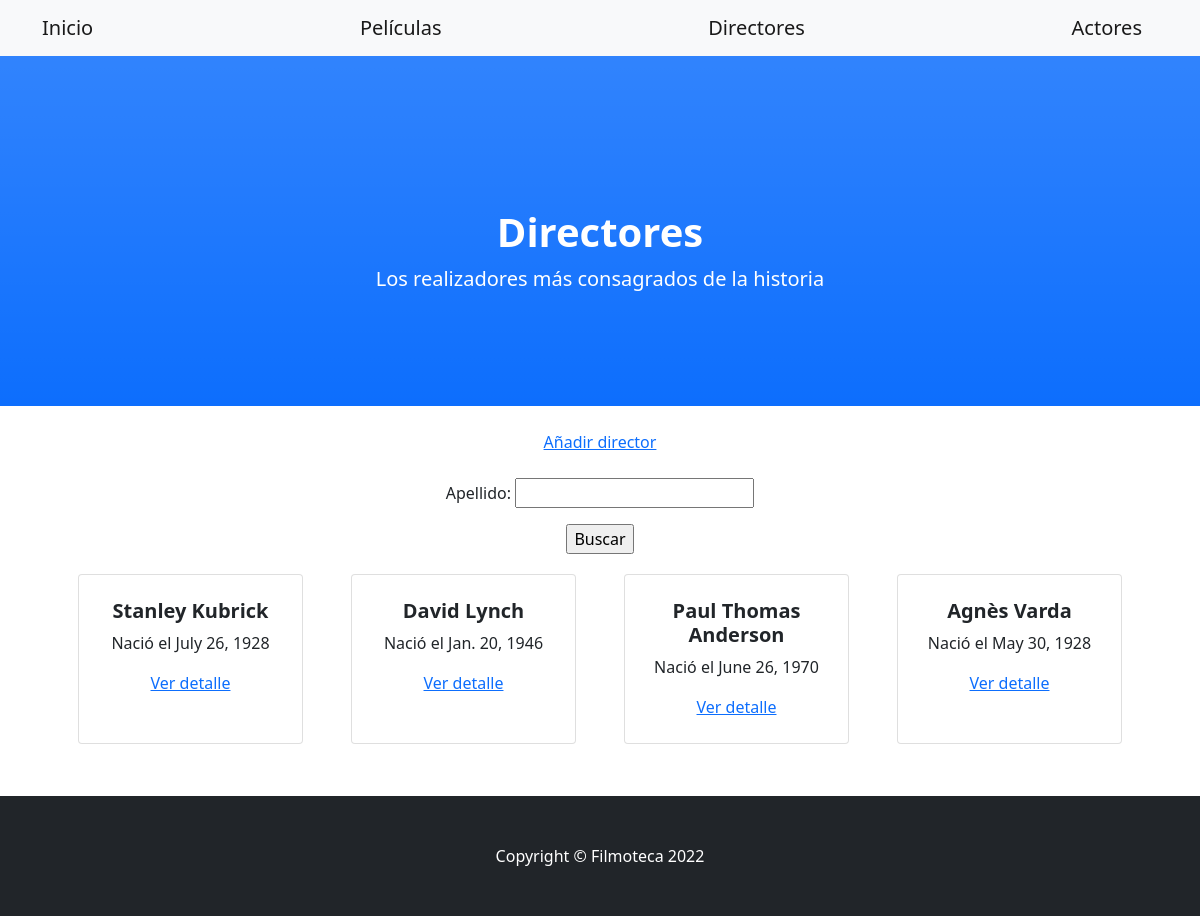
The page /directores/ on the database as committed earlier.
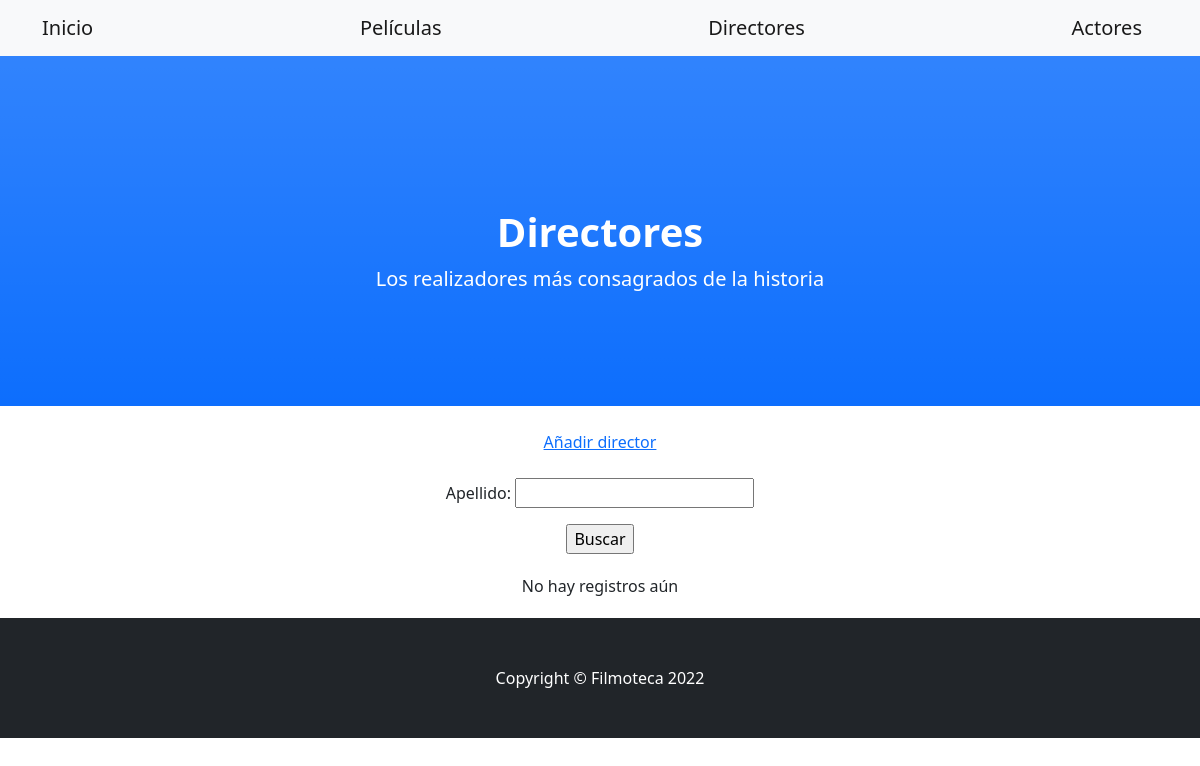
The same page on the database as committed later.
### filmoteca/models.py (models this page shows, shortened)
class Director(models.Model):
    nombre = models.CharField(max_length=20)
    apellido = models.CharField(max_length=30)
    fecha_nacimiento = models.DateField()
    cant_peliculas = models.IntegerField()
    esta_activo = models.BooleanField()
    foto = models.ImageField(upload_to="fotos_directores")
    creado = models.DateTimeField(auto_now_add=True)
    actualizado = models.DateTimeField(auto_now=True)

### filmoteca/views.py (the view)
# urls.py: path('directores/', DirectorList.as_view(), name='directores'),
class DirectorList(ListView):
    model = Director
    template_name = "filmoteca/director_list.html"

### filmoteca/templates/filmoteca/director_list.html (shortened to what this page needs)
{% extends 'filmoteca/base_templates.html' %}
{% block header1 %}Directores{% endblock %}
{% block header2 %}Los realizadores más consagrados de la historia{% endblock %}
{% block boton %}
    <center>
        <br>
        <a href="{% url 'directores_añadir' %}">Añadir director</a>
    </center>
{% endblock boton %}
{% block buscador %}
    <form action="{% url 'directores_resultados' %}" method="GET">
        <br>
        <center>
            <p>
                Apellido:
                <input type="text" name="apellido">
            </p>
        <input type="submit" value="Buscar">
        </center>
    </form>
{% endblock buscador %}
{% block lista %}
    {% if object_list %}
    {% for director in object_list %}
        <div class="col mb-5">
            <div class="card h-100">
                <div class="card-body p-4">
                    <div class="text-center">
                        <h5 class="fw-bolder">{{director.nombre}} {{director.apellido}}</h5>
                        <p>Nació el {{director.fecha_nacimiento}}</p>
                        <a href="{% url 'directores_detail' director.id %}">Ver detalle</a>
                    </div>
                </div>
            </div>
        </div>
    {% endfor %}
    {% else %}
        <br>
        <center>
            <p>No hay registros aún</p>
        </center>
    {% endif %}
{% endblock lista %}

### filmoteca/templates/filmoteca/base_templates.html (shortened to what this page needs)
{% extends 'filmoteca/base.html' %}
{% block contenido %}
{% block boton %}
{% endblock boton %}
{% block buscador %}
{% endblock buscador %}
<section class="py-1">
    <div class="container px-4 px-lg-5 mt-3">
        <div class="row gx-4 gx-lg-5 row-cols-2 row-cols-md-3 row-cols-xl-4 justify-content-center">
        {% block lista %}
        {% endblock lista %}
        </div>
    </div>
</section>
{% endblock contenido %}

### filmoteca/templates/filmoteca/base.html (shortened to what this page needs)
<!DOCTYPE html>
<html lang="en">
    <head>
        {% load static %}
        <link href="{% static 'filmoteca/css/styles.css' %}" rel="stylesheet" />
    </head>
    <body id="page-top">
        <nav class="navbar navbar-light bg-light static-top">
            <div class="container">
                <a class="navbar-brand" href="{% url 'index' %}">Inicio</a>
                <a class="navbar-brand" href="{% url 'peliculas' %}">Películas</a>
                <a class="navbar-brand" href="{% url 'directores' %}">Directores</a>
                <a class="navbar-brand" href="{% url 'actores' %}">Actores</a>
            </div>
        </nav>
        <header class="bg-primary bg-gradient text-white">
            <div class="container px-4 text-center">
                <h1 class="fw-bolder">{% block header1 %}{% endblock %}</h1>
                <p class="lead">{% block header2 %}{% endblock %}</p>
            </div>
        </header>
        {% block contenido %}
        {% endblock %}
        <footer class="py-5 bg-dark">
            <div class="container px-4"><p class="m-0 text-center text-white">Copyright &copy; Filmoteca 2022</p></div>
        </footer>
    </body>
</html>

Rows that differ between the two databases and show on the page:
removed Director: nombre "Stanley", apellido "Kubrick", fecha_nacimiento "July 26, 1928"
removed Director: nombre "David", apellido "Lynch", fecha_nacimiento "Jan. 20, 1946"
removed Director: nombre "Paul Thomas", apellido "Anderson", fecha_nacimiento "June 26, 1970"
removed Director: nombre "Agnès", apellido "Varda", fecha_nacimiento "May 30, 1928"
Other text that changed with them:
text now shown: "No hay registros aún"
